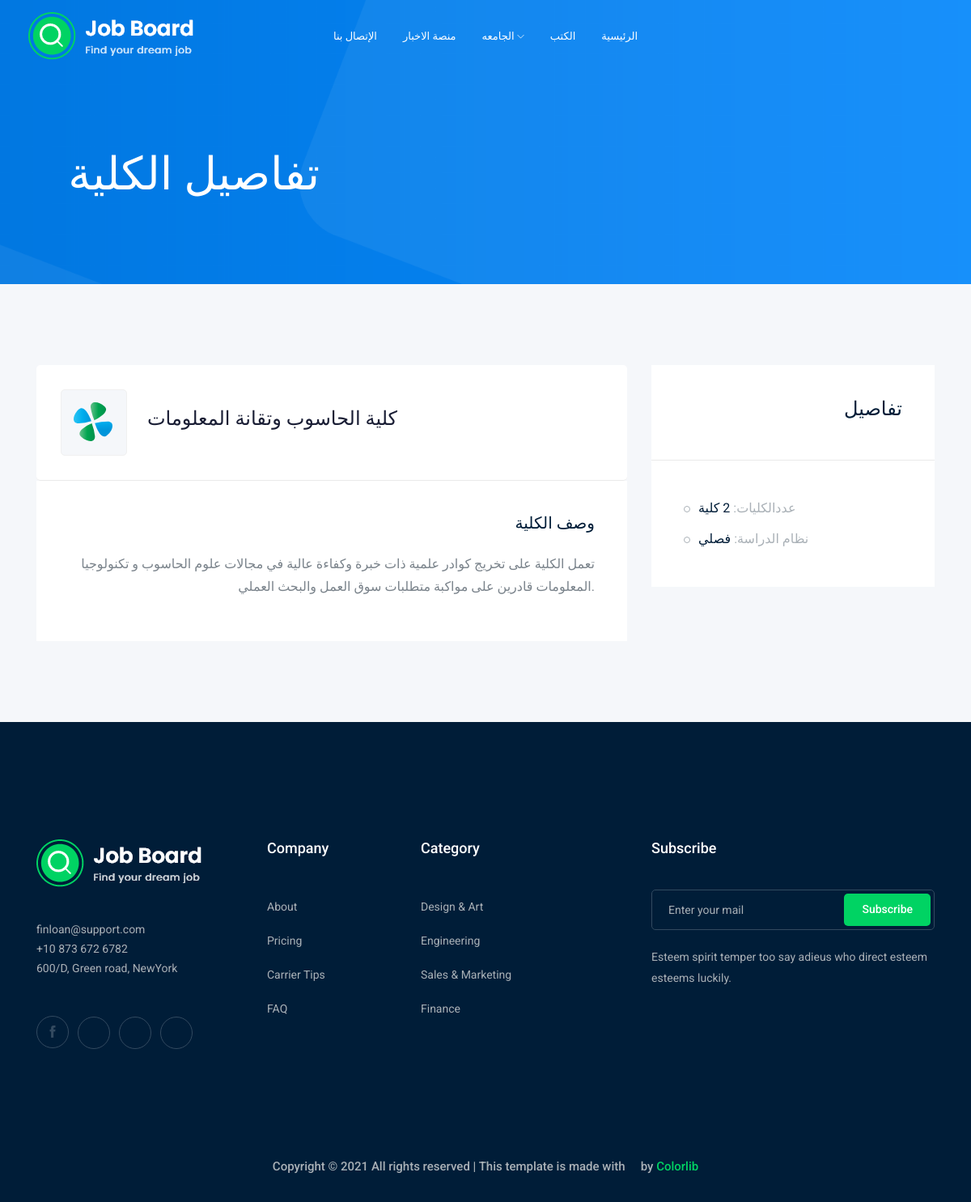
Page /college/1 on the earlier database version.
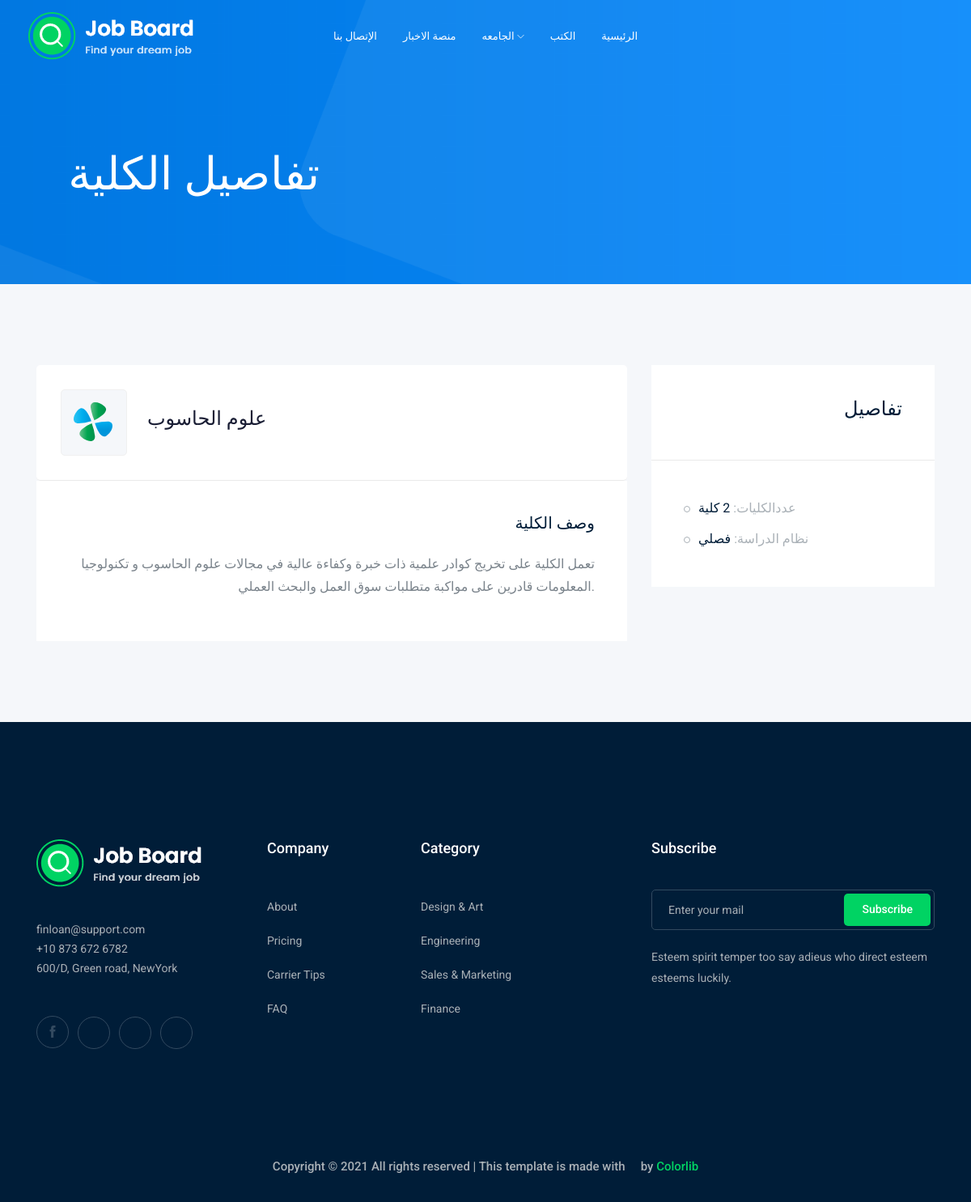
Same page on the later database version.
### college/models.py (models this page shows, shortened)
class College(models.Model):
    CLtitle = models.CharField(max_length=200, verbose_name=_('اسم الكلية'))
    CLdescrip = models.TextField(max_length=1000, verbose_name=_('وصف الكلية'))
    CLdepart = models.CharField(max_length=200,
                                choices=SECTION,
                                verbose_name=_("عدد الأقسام"))

### college/views.py (the view)
# urls.py: path('college/<int:id>', views.college_det, name='college_detail'),
def college_det(request, id):
    college_det = College.objects.get(id=id)
    colleges_list = College.objects.all()
    context = {'college_det': college_det, 'colleges_list': colleges_list}
    return render(request, 'college/college_det.html', context)

### college/templates/college/college_det.html
{% extends 'index.html' %}
{% load static %}
{% block my_code %}
<div class="bradcam_area bradcam_bg_1">
    <div class="container">
        <div class="row">
            <div class="col-xl-4">
                <div class=" bradcam_text">
                    <h3 style="text-align: right;">تفاصيل الكلية</h3>
                </div>
            </div>
        </div>
    </div>
</div>
<div class="job_details_area">
    <div class="container">
        <div class="row">
            <div class="col-lg-8">
                <div class="job_details_header">
                    <div class="single_jobs white-bg d-flex justify-content-between">
                        <div class="jobs_left d-flex align-items-center">
                            <div class="thumb">
                                <img src="img/svg_icon/1.svg" alt="">
                            </div>
                            <div class="jobs_conetent">
                                <h4>{{college_det.CLtitle}}</h4>
                            </div>
                        </div>
                    </div>
                </div>
                <div class="descript_wrap white-bg">
                    <div class="single_wrap">
                        <h4 style="text-align: right;">وصف الكلية</h4>
                        <p style="text-align: right;"> {{college_det.CLdescrip}}</p>
                    </div>
                </div>
            </div>
            <div class="col-lg-4">
                <div class="job_sumary">
                    <div class="summery_header">
                        <h3 style="text-align: right;">تفاصيل</h3>
                    </div>
                    <div class="job_content">
                        <ul style="text-align: right;">
                            <li style="text-align: left;">عددالكليات: <span>{{college_det.CLdepart}} كلية</span></li>
                            <li style="text-align: left;">نظام الدراسة: <span>فصلي</span></li>
                        </ul>
                    </div>
                </div>
            </div>
        </div>
    </div>
</div>
{% endblock my_code %}

Differences in the rows shown:
changed College: CLtitle "كلية الحاسوب وتقانة المعلومات" → "علوم الحاسوب"
